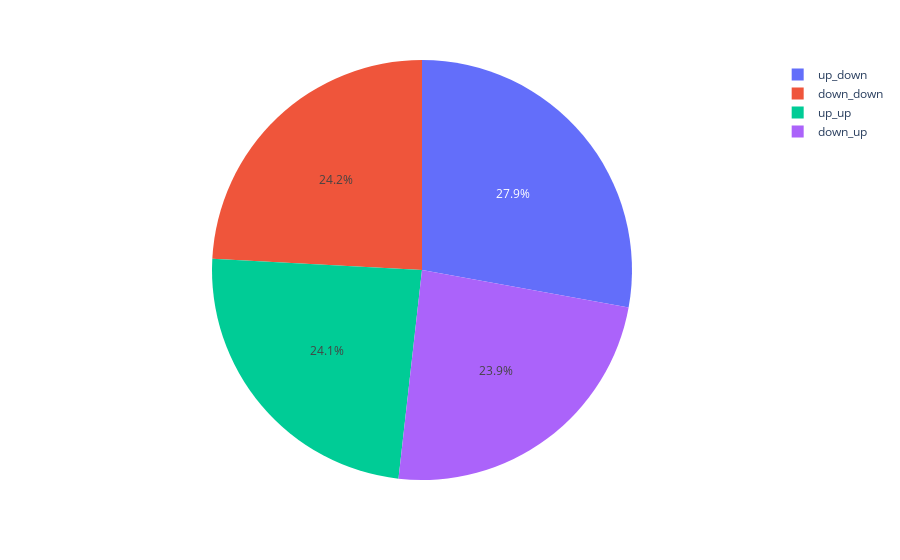

Source (notebook cell):
### Code cell
import plotly.express as  px

px.pie( values = pie_df_anm , names = ['up_up' , 'up_down' , 'down_up' , 'down_down' ]  )

### Figure 1 — Plotly figure (JSON) as saved in the notebook; plotly's stock layout.template omitted (floating-point values rounded to 4 significant figures)
{"data": [{"domain": {"x": [0, 1], "y": [0, 1]}, "hovertemplate": "label=%{label}<br>value=%{value}<extra></extra>", "labels": ["up_up", "up_down", "down_up", "down_down"], "legendgroup": "", "name": "", "showlegend": true, "type": "pie", "values": [0.2405, 0.2784, 0.2391, 0.2413]}], "layout": {"legend": {"tracegroupgap": 0}, "margin": {"t": 60}}}
